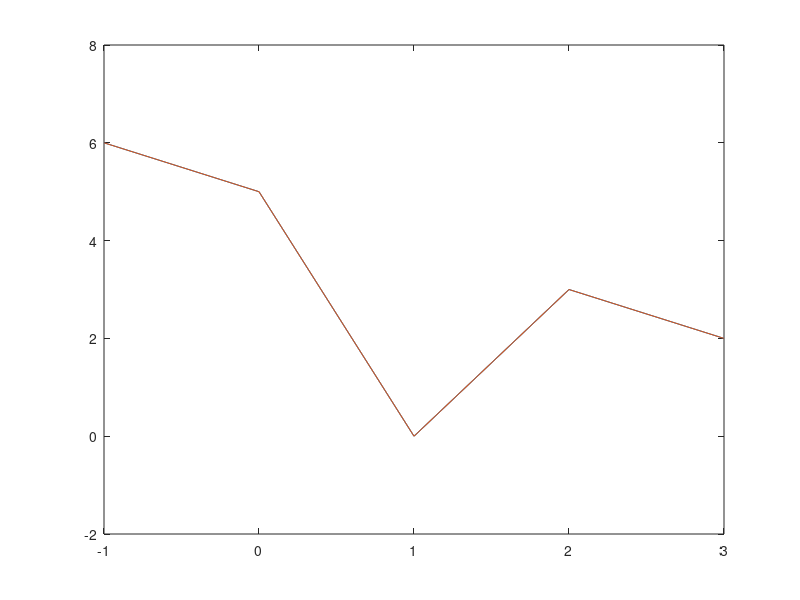

Here is the MATLAB script that generated this plot:
clear;
clc;
n = 30;
x = 1:0.1:n;
y = 1./x;
P = polyfit(x,y,n-1);
Y = polyval(P,x);
hold on
plot(x,y);
plot(x,Y);
hold off
%plot(x,Y-y);
%%
clear;
clc;
x = [-1 0 1 2 3];
y = [6,5,0,3,2];
P = polyfit(x,y,4);
Y = polyval(P,x);
plot(x,y);
hold on
plot(x,Y);
hold off;
%plot(x,Y-y);